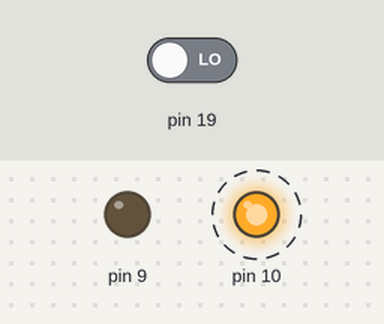
This sketch was run on a simulated Arduino Uno, built with avr-gcc and run on an emulated ATmega328P. On the bench: output pins drawn as LEDs (lit = HIGH). Dashed ring = blinking. The inputs (shaded band) are chosen by the test bench; at power-on: pin 19 LOW. What the sketch prints to the serial monitor is not drawn.

Above: at 1.2 s.
1.3 s: pin 19 driven HIGH
At 3.5 s:
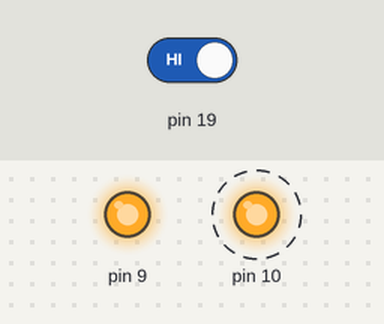
4.3 s: pin 19 driven LOW
At 6.8 s:
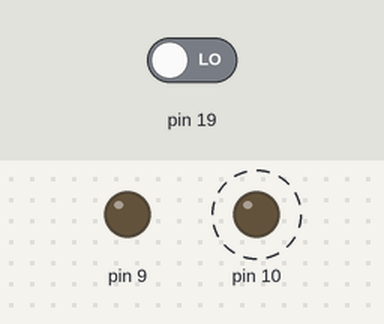
Timing chart, 0 to 13.3 s (numbered marks = the images above; inputs shaded):
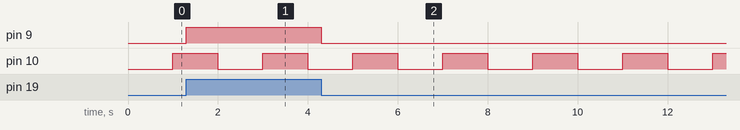

Measured:
- after the input at 1.3 s, pin 9: LOW → HIGH at once
- after the input at 4.3 s, pin 9: HIGH → LOW at once
- by itself, pin 10: alternates HIGH for 1.0 s and LOW for 1.0 s

The sketch:

4_Timer_IRQ_Pin_IRQ.ino
```cpp
typedef struct {
	unsigned b0 : 1;
	unsigned b1 : 1;
	unsigned b2 : 1;
	unsigned b3 : 1;
	unsigned b4 : 1;
	unsigned b5 : 1;
	unsigned b6 : 1;
	unsigned b7 : 1;
} bf_8b;

#define portb (*((volatile bf_8b*)(&PORTB)))

ISR(TIMER1_COMPA_vect){
	//portb.b2 = !portb.b2;
}

ISR(PCINT1_vect){
	portb.b1 = !portb.b1;
}

void setup() {
	// LED0 and LED1
	DDRB |= (1<<PB2) | (1<<PB1);

	TCCR1A = 0;
	TCCR1B = 0b101; // CLK/1024
	TCCR1B |= 1<<WGM12; // CTC mode.
	// ISR on OCR1A.
	OCR1A = 15625;
	TIMSK1 |= 1<<OCIE1A; // IRQ
	// OC1B toggle.
	TCCR1A = 1<<COM1B0;
	OCR1B = 15625;

	// ISR on pin 16 toggle.
	PCMSK1 = 1<<PCINT13;
	PCICR |= 1<<PCIE1;

	sei();

	Serial.begin(115200);
}


static void restart_timer(void) {
	// Write first to high reg.
	TCNT1H = 0;
	TCNT1L = 0;
}
static uint16_t read_timer() {
	return (uint16_t)TCNT1L | TCNT1H<<8; // First read low reg.
}

void loop() {
	Serial.println(read_timer());
	/*
	if(read_timer() == ){
		restart_timer();

		portb.b1 != portb.b1;
	}
	*/
}
```
